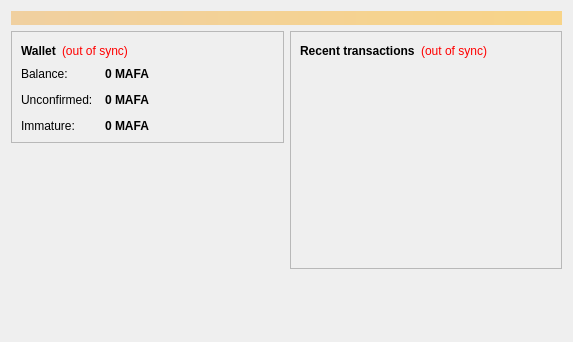
<?xml version="1.0" encoding="UTF-8"?>
<ui version="4.0">
 <class>OverviewPage</class>
 <widget class="QWidget" name="OverviewPage">
  <property name="geometry">
   <rect>
    <x>0</x>
    <y>0</y>
    <width>573</width>
    <height>342</height>
   </rect>
  </property>
  <property name="windowTitle">
   <string>Form</string>
  </property>
  <layout class="QVBoxLayout" name="topLayout">
   <item>
    <widget class="QLabel" name="labelAlerts">
     <property name="visible">
      <bool>false</bool>
     </property>
     <property name="styleSheet">
      <string notr="true">background-color: qlineargradient(x1: 0, y1: 0, x2: 1, y2: 0, stop:0 #F0D0A0, stop:1 #F8D488); color:#000000;</string>
     </property>
     <property name="wordWrap">
      <bool>true</bool>
     </property>
     <property name="margin">
      <number>3</number>
     </property>
    </widget>
   </item>
   <item>
    <layout class="QHBoxLayout" name="horizontalLayout" stretch="1,1">
     <item>
      <layout class="QVBoxLayout" name="verticalLayout_2">
       <item>
        <widget class="QFrame" name="frame">
         <property name="frameShape">
          <enum>QFrame::StyledPanel</enum>
         </property>
         <property name="frameShadow">
          <enum>QFrame::Raised</enum>
         </property>
         <layout class="QVBoxLayout" name="verticalLayout_4">
          <item>
           <layout class="QHBoxLayout" name="horizontalLayout_4">
            <item>
             <widget class="QLabel" name="label_5">
              <property name="font">
               <font>
                <weight>75</weight>
                <bold>true</bold>
               </font>
              </property>
              <property name="text">
               <string>Wallet</string>
              </property>
             </widget>
            </item>
            <item>
             <widget class="QLabel" name="labelWalletStatus">
              <property name="toolTip">
               <string>The displayed information may be out of date. Your wallet automatically synchronizes with the MafaCoin network after a connection is established, but this process has not completed yet.</string>
              </property>
              <property name="styleSheet">
               <string notr="true">QLabel { color: red; }</string>
              </property>
              <property name="text">
               <string notr="true">(out of sync)</string>
              </property>
              <property name="alignment">
               <set>Qt::AlignLeading|Qt::AlignLeft|Qt::AlignVCenter</set>
              </property>
             </widget>
            </item>
            <item>
             <spacer name="horizontalSpacer_2">
              <property name="orientation">
               <enum>Qt::Horizontal</enum>
              </property>
              <property name="sizeHint" stdset="0">
               <size>
                <width>40</width>
                <height>20</height>
               </size>
              </property>
             </spacer>
            </item>
           </layout>
          </item>
          <item>
           <layout class="QFormLayout" name="formLayout_2">
            <property name="fieldGrowthPolicy">
             <enum>QFormLayout::AllNonFixedFieldsGrow</enum>
            </property>
            <property name="horizontalSpacing">
             <number>12</number>
            </property>
            <property name="verticalSpacing">
             <number>12</number>
            </property>
            <item row="0" column="0">
             <widget class="QLabel" name="label">
              <property name="text">
               <string>Balance:</string>
              </property>
             </widget>
            </item>
            <item row="0" column="1">
             <widget class="QLabel" name="labelBalance">
              <property name="font">
               <font>
                <weight>75</weight>
                <bold>true</bold>
               </font>
              </property>
              <property name="cursor">
               <cursorShape>IBeamCursor</cursorShape>
              </property>
              <property name="toolTip">
               <string>Your current balance</string>
              </property>
              <property name="text">
               <string notr="true">0 MAFA</string>
              </property>
              <property name="textInteractionFlags">
               <set>Qt::LinksAccessibleByMouse|Qt::TextSelectableByKeyboard|Qt::TextSelectableByMouse</set>
              </property>
             </widget>
            </item>
            <item row="1" column="0">
             <widget class="QLabel" name="label_3">
              <property name="text">
               <string>Unconfirmed:</string>
              </property>
             </widget>
            </item>
            <item row="1" column="1">
             <widget class="QLabel" name="labelUnconfirmed">
              <property name="font">
               <font>
                <weight>75</weight>
                <bold>true</bold>
               </font>
              </property>
              <property name="cursor">
               <cursorShape>IBeamCursor</cursorShape>
              </property>
              <property name="toolTip">
               <string>Total of transactions that have yet to be confirmed, and do not yet count toward the current balance</string>
              </property>
              <property name="text">
               <string notr="true">0 MAFA</string>
              </property>
              <property name="textInteractionFlags">
               <set>Qt::LinksAccessibleByMouse|Qt::TextSelectableByKeyboard|Qt::TextSelectableByMouse</set>
              </property>
             </widget>
            </item>
            <item row="2" column="0">
             <widget class="QLabel" name="labelImmatureText">
              <property name="text">
               <string>Immature:</string>
              </property>
             </widget>
            </item>
            <item row="2" column="1">
             <widget class="QLabel" name="labelImmature">
              <property name="font">
               <font>
                <weight>75</weight>
                <bold>true</bold>
               </font>
              </property>
              <property name="toolTip">
               <string>Mined balance that has not yet matured</string>
              </property>
              <property name="text">
               <string notr="true">0 MAFA</string>
              </property>
              <property name="textInteractionFlags">
               <set>Qt::LinksAccessibleByMouse|Qt::TextSelectableByKeyboard|Qt::TextSelectableByMouse</set>
              </property>
             </widget>
            </item>
           </layout>
          </item>
         </layout>
        </widget>
       </item>
       <item>
        <spacer name="verticalSpacer">
         <property name="orientation">
          <enum>Qt::Vertical</enum>
         </property>
         <property name="sizeHint" stdset="0">
          <size>
           <width>20</width>
           <height>40</height>
          </size>
         </property>
        </spacer>
       </item>
      </layout>
     </item>
     <item>
      <layout class="QVBoxLayout" name="verticalLayout_3">
       <item>
        <widget class="QFrame" name="frame_2">
         <property name="frameShape">
          <enum>QFrame::StyledPanel</enum>
         </property>
         <property name="frameShadow">
          <enum>QFrame::Raised</enum>
         </property>
         <layout class="QVBoxLayout" name="verticalLayout">
          <item>
           <layout class="QHBoxLayout" name="horizontalLayout_2">
            <item>
             <widget class="QLabel" name="label_4">
              <property name="text">
               <string>&lt;b&gt;Recent transactions&lt;/b&gt;</string>
              </property>
             </widget>
            </item>
            <item>
             <widget class="QLabel" name="labelTransactionsStatus">
              <property name="toolTip">
               <string>The displayed information may be out of date. Your wallet automatically synchronizes with the MafaCoin network after a connection is established, but this process has not completed yet.</string>
              </property>
              <property name="styleSheet">
               <string notr="true">QLabel { color: red; }</string>
              </property>
              <property name="text">
               <string notr="true">(out of sync)</string>
              </property>
              <property name="alignment">
               <set>Qt::AlignRight|Qt::AlignTrailing|Qt::AlignVCenter</set>
              </property>
             </widget>
            </item>
            <item>
             <spacer name="horizontalSpacer">
              <property name="orientation">
               <enum>Qt::Horizontal</enum>
              </property>
              <property name="sizeHint" stdset="0">
               <size>
                <width>40</width>
                <height>20</height>
               </size>
              </property>
             </spacer>
            </item>
           </layout>
          </item>
          <item>
           <widget class="QListView" name="listTransactions">
            <property name="styleSheet">
             <string notr="true">QListView { background: transparent; }</string>
            </property>
            <property name="frameShape">
             <enum>QFrame::NoFrame</enum>
            </property>
            <property name="verticalScrollBarPolicy">
             <enum>Qt::ScrollBarAlwaysOff</enum>
            </property>
            <property name="horizontalScrollBarPolicy">
             <enum>Qt::ScrollBarAlwaysOff</enum>
            </property>
            <property name="selectionMode">
             <enum>QAbstractItemView::NoSelection</enum>
            </property>
           </widget>
          </item>
         </layout>
        </widget>
       </item>
       <item>
        <spacer name="verticalSpacer_2">
         <property name="orientation">
          <enum>Qt::Vertical</enum>
         </property>
         <property name="sizeHint" stdset="0">
          <size>
           <width>20</width>
           <height>40</height>
          </size>
         </property>
        </spacer>
       </item>
      </layout>
     </item>
    </layout>
   </item>
  </layout>
 </widget>
 <resources/>
 <connections/>
</ui>
